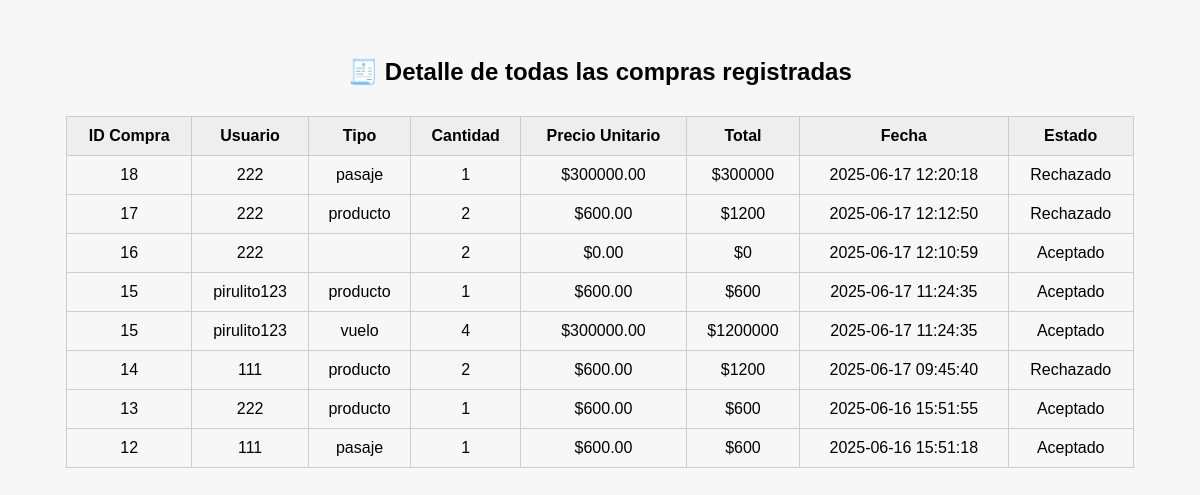
Page /detalles_ventas.php (signed in) on the committed database.
### tables this page shows
CREATE TABLE `compras` (
  `id` int(11) NOT NULL,
  `id_usuario` int(11) NOT NULL,
  `fecha` datetime DEFAULT current_timestamp(),
  `total` decimal(10,2) NOT NULL
);

CREATE TABLE `usuarios` (
  `id` int(11) NOT NULL,
  `usuario` varchar(30) NOT NULL,
  `contraseña` varchar(255) NOT NULL,
  `rol` enum('admin','cliente') NOT NULL
);

CREATE TABLE `productos` (
  `id` int(10) NOT NULL,
  `nombre` varchar(100) DEFAULT NULL,
  `precio` decimal(10,2) DEFAULT NULL,
  `id_viaje` int(10) DEFAULT NULL,
  `id_alojamiento` int(10) DEFAULT NULL,
  `id_paquetes` int(10) DEFAULT NULL,
  `id_autos` int(10) DEFAULT NULL
);

CREATE TABLE `detalle_compra` (
  `id` int(11) NOT NULL,
  `id_compra` int(11) NOT NULL,
  `id_producto` int(11) NOT NULL,
  `tipo_producto` enum('producto','vuelo') NOT NULL,
  `cantidad` int(11) NOT NULL,
  `precio_unitario` decimal(10,2) NOT NULL,
  `estado` enum('en proceso','aceptado','rechazado') DEFAULT 'en proceso'
);

### detalles_ventas.php (the view, shortened to what this page needs)
<?php
include 'conexion.php';
?>
<!DOCTYPE html>
<html lang="es">
<head>
  <link rel="stylesheet" href="style.css">
</head>
<body>
<h2>🧾 Detalle de todas las compras registradas</h2>
<table>
  <tr>
    <th>ID Compra</th>
    <th>Usuario</th>
    <th>Tipo</th>
    <th>Cantidad</th>
    <th>Precio Unitario</th>
    <th>Total</th>
    <th>Fecha</th>
    <th>Estado</th>
  </tr>
<?php
$sql = "SELECT
          c.id AS id_compra,
          u.usuario AS nombre_usuario,
          dc.id_producto,
          dc.tipo_producto,
          dc.cantidad,
          dc.precio_unitario,
          dc.id AS id_detalle,
          dc.estado,
          c.fecha AS fecha_compra
        FROM compras c
        JOIN usuarios u ON c.id_usuario = u.id
        JOIN detalle_compra dc ON c.id = dc.id_compra
        ORDER BY c.fecha DESC";
$resultado = $conexion->query($sql);
if ($resultado && $resultado->num_rows > 0) {
  while($row = $resultado->fetch_assoc()) {
    $id_prod = intval($row['id_producto']);
    $tipo = $row['tipo_producto'];
    $res_prod = $conexion->query("SELECT * FROM productos WHERE id = $id_prod");
    if ($res_prod && $producto = $res_prod->fetch_assoc()) {
      if (!is_null($producto['id_viaje'])) $tipo = 'pasaje';
      elseif (!is_null($producto['id_alojamiento'])) $tipo = 'alojamiento';
      elseif (!is_null($producto['id_paquetes'])) $tipo = 'paquete';
      elseif (!is_null($producto['id_autos'])) $tipo = 'auto';
      else $tipo = 'producto';
    }
    $total = $row['cantidad'] * $row['precio_unitario'];
    $estado = $row['estado'];
    $id_detalle = $row['id_detalle'];
    echo "<tr>
            <td>{$row['id_compra']}</td>
            <td>{$row['nombre_usuario']}</td>
            <td>$tipo</td>
            <td>{$row['cantidad']}</td>
            <td>\${$row['precio_unitario']}</td>
            <td>\$$total</td>
            <td>{$row['fecha_compra']}</td>
            <td>";
    if ($_SESSION['rol'] === 'admin') {
$color = 'gris';
if ($estado === 'aceptado') $color = 'verde';
elseif ($estado === 'rechazado') $color = 'rojo';
echo "<span class='estado-$color'>" . ucfirst($estado) . "</span><br>";
echo "<button class='modificar-btn' onclick='mostrarOpciones($id_detalle)'>Modificar</button>
      <div id='opciones-$id_detalle' class='opciones-estado'>
        <form method='POST' style='display:inline;'>
          <input type='hidden' name='id_detalle' value='$id_detalle'>
          <input type='hidden' name='accion' value='aceptado'>
          <button class='btn-verde' type='submit'>Aceptar</button>
        </form>
        <form method='POST' style='display:inline;'>
          <input type='hidden' name='id_detalle' value='$id_detalle'>
          <input type='hidden' name='accion' value='rechazado'>
          <button class='btn-rojo' type='submit'>Rechazar</button>
        </form>
      </div>";
    } else {
      echo ucfirst($estado);
    }
    echo "</td></tr>";
  }
} else {
  echo "<tr><td colspan='8'>No hay compras registradas aún.</td></tr>";
}
?>
</table>
</body>
</html>

### style.css (style rules this page uses)
body { background-color: yellow; }
body { font-family: Arial; background: #f7f7f7; padding: 30px; }

### detalles_ventas.php (style rules this page uses)
table { width: 95%; margin: 30px auto; border-collapse: collapse; }
th, td { padding: 10px; border: 1px solid #ccc; text-align: center; }
th { background-color: #eee; }
h2 { text-align: center; margin-top: 20px; }

### rows in the picture
compras: id "18", id_usuario.usuario "222", productos.id_viaje "pasaje", detalle_compra.cantidad "1", detalle_compra.precio_unitario "300000.00", detalle_compra.cantidad+precio_unitario "300000", fecha "2025-06-17 12:20:18", detalle_compra.estado "Rechazado"
compras: id "17", id_usuario.usuario "222", productos.id_viaje+id_alojamiento+id_paquetes "producto", detalle_compra.cantidad "2", detalle_compra.precio_unitario "600.00", detalle_compra.cantidad+precio_unitario "1200", fecha "2025-06-17 12:12:50", detalle_compra.estado "Rechazado"
compras: id "16", id_usuario.usuario "222", detalle_compra.cantidad "2", detalle_compra.precio_unitario "0.00", detalle_compra.cantidad+precio_unitario "0", fecha "2025-06-17 12:10:59", detalle_compra.estado "Aceptado"
compras: id "15", id_usuario.usuario "pirulito123", productos.id_viaje+id_alojamiento+id_paquetes "producto", detalle_compra.cantidad "1", detalle_compra.precio_unitario "600.00", detalle_compra.cantidad+precio_unitario "600", fecha "2025-06-17 11:24:35", detalle_compra.estado "Aceptado", detalle_compra.tipo_producto "vuelo", detalle_compra.cantidad "4", detalle_compra.precio_unitario "300000.00", detalle_compra.cantidad+precio_unitario "1200000"
compras: id "14", id_usuario.usuario "111", productos.id_viaje+id_alojamiento+id_paquetes "producto", detalle_compra.cantidad "2", detalle_compra.precio_unitario "600.00", detalle_compra.cantidad+precio_unitario "1200", fecha "2025-06-17 09:45:40", detalle_compra.estado "Rechazado"
compras: id "13", id_usuario.usuario "222", productos.id_viaje+id_alojamiento+id_paquetes "producto", detalle_compra.cantidad "1", detalle_compra.precio_unitario "600.00", detalle_compra.cantidad+precio_unitario "600", fecha "2025-06-16 15:51:55", detalle_compra.estado "Aceptado"
compras: id "12", id_usuario.usuario "111", productos.id_viaje "pasaje", detalle_compra.cantidad "1", detalle_compra.precio_unitario "600.00", detalle_compra.cantidad+precio_unitario "600", fecha "2025-06-16 15:51:18", detalle_compra.estado "Aceptado"
